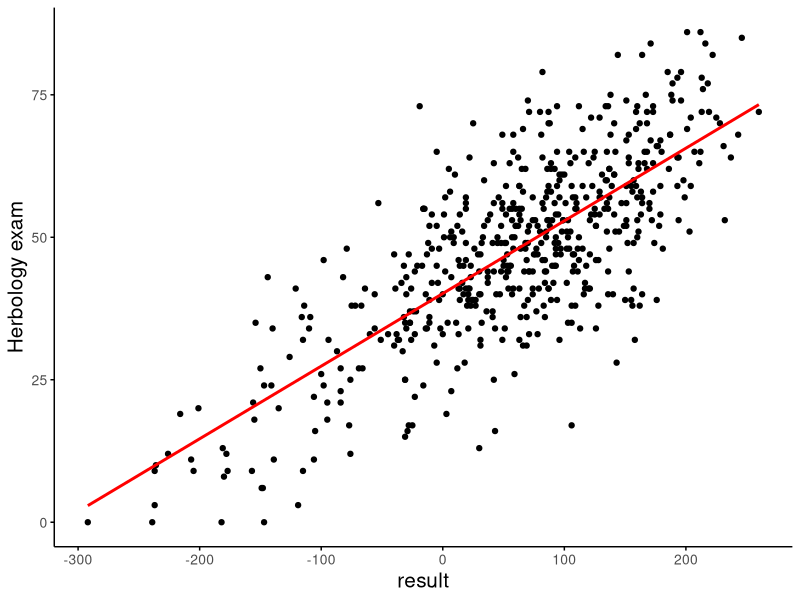
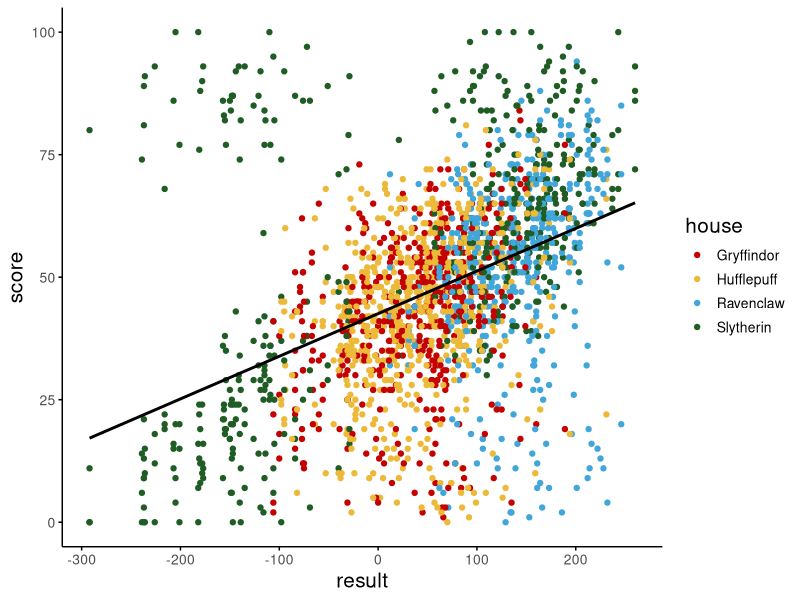
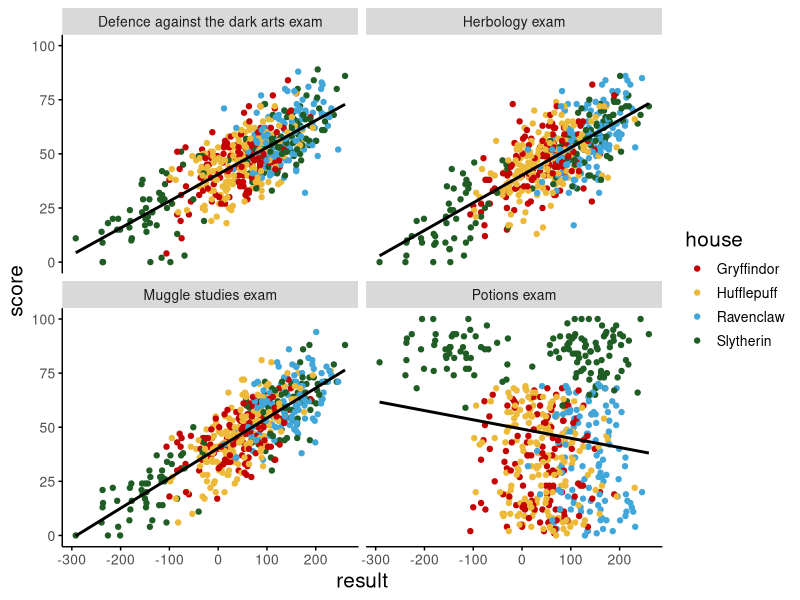
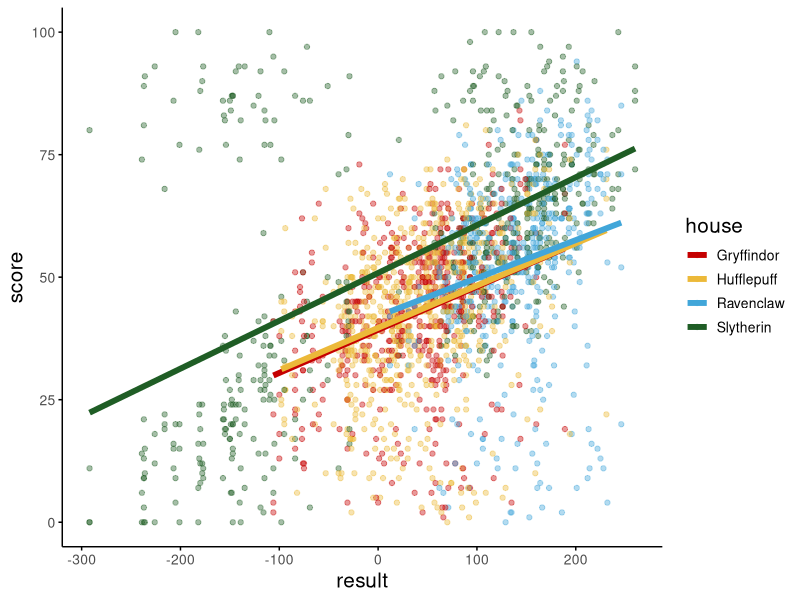
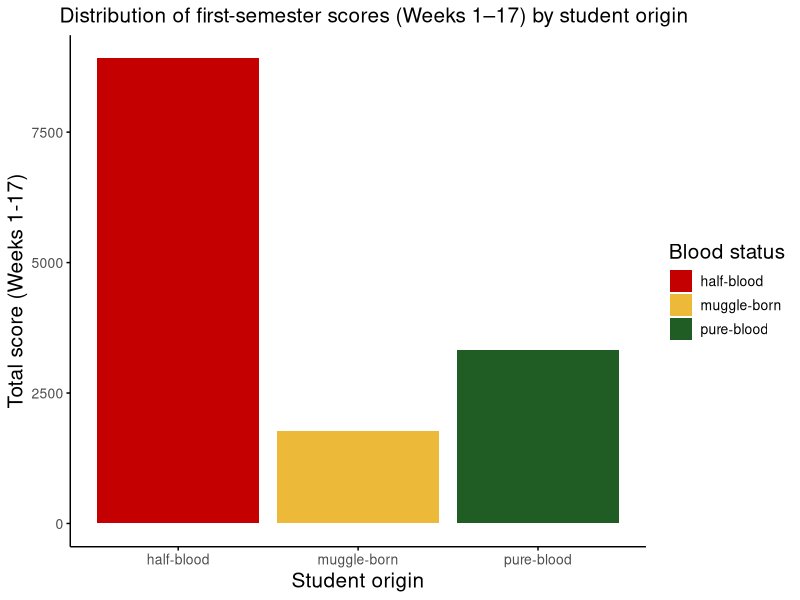
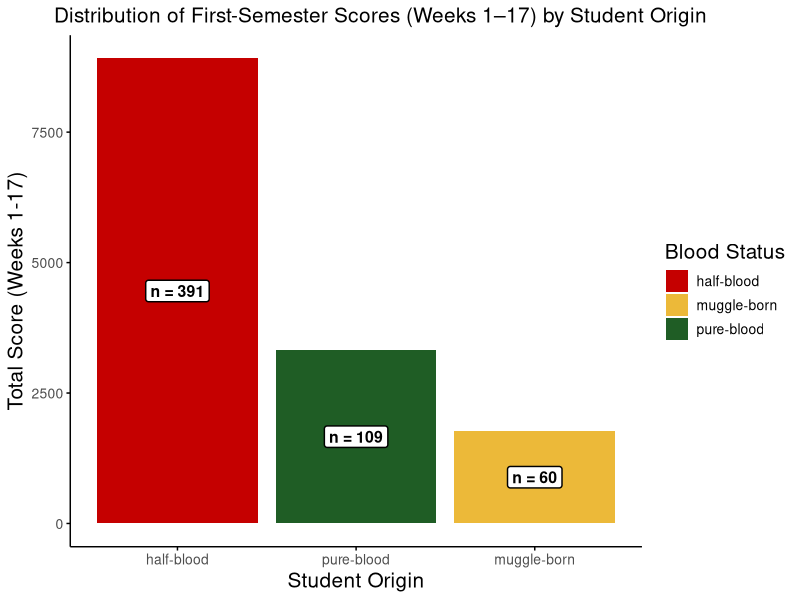
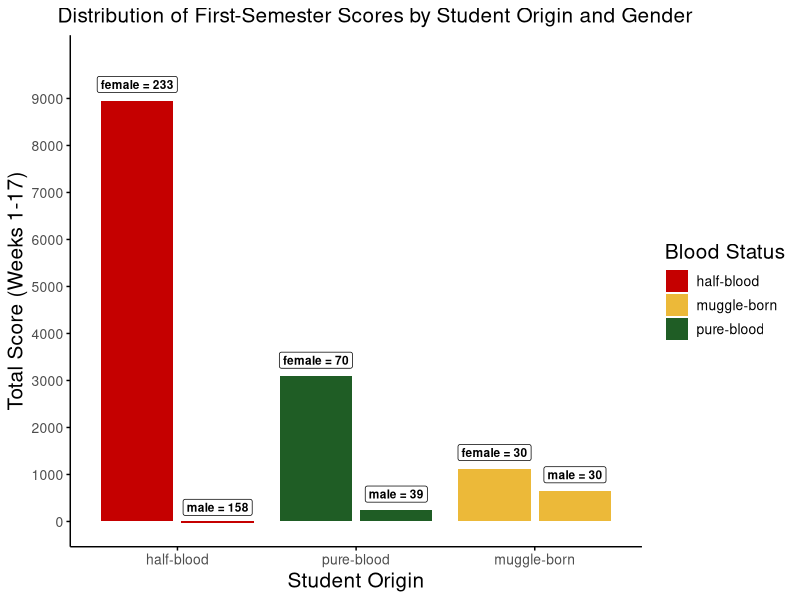
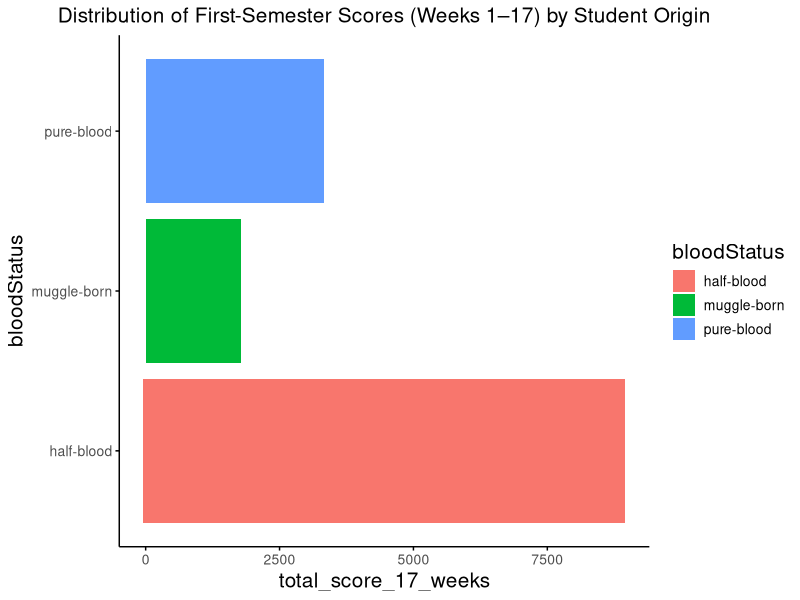

Here is the R script that generated these plots, in order:
## ---- chunk 1
knitr::opts_chunk$set(echo = TRUE)

library(readr)
library(tidyverse)
library(ggplot2)
library(patchwork)
library(ggpubr)
## ---- chunk 2
hogwarts <- read_csv("data/hogwarts_2024.csv")
hogwarts %>%
  glimpse()
hogwarts <- hogwarts |> mutate(
  across(c(house, course, sex, wandCore, bloodStatus), ~ as.factor(.x))
)
## ---- chunk 3
theme_custom <- theme(
    panel.background = element_rect(fill = "white"),
    plot.title = element_text(size = 15, hjust = 0.5),
    plot.subtitle = element_text(size = 15, hjust = 0.5),
    strip.text = element_text(size = 10),
    axis.text = element_text(size = 10),
    axis.title = element_text(size = 15),
    legend.title = element_text(size = 15),
    legend.text = element_text(size = 10),
    axis.line = element_line(color = "black"),
    axis.ticks = element_line(color = "black")
  )

ggplot(hogwarts, aes(x = `result`, y = `Herbology exam`))+
  geom_point()+
  geom_smooth(se = FALSE, method = "lm", colour = "red")+
  theme_custom

## ---- chunk 4
hogwarts_long <- hogwarts %>%
  pivot_longer(cols = c(`Herbology exam`, `Muggle studies exam`, `Defence against the dark arts exam`, `Potions exam`),
               names_to = "subject",
               values_to = "score")

ggplot(hogwarts_long, aes(x = result, y = score, color = house))+
  geom_point()+
  geom_smooth(se = FALSE, method = "lm", color = "black")+
  scale_color_manual(values = c("Gryffindor" = "#C50000", 
                               "Hufflepuff" = "#ECB939", 
                               "Ravenclaw" = "#41A6D9", 
                               "Slytherin" = "#1F5D25"))+
  theme_custom

## ---- chunk 5
# Didn't understand task clearly, so decided to add two types of scatterplot. Hope one of them will work :)

ggplot(hogwarts_long, aes(x = result, y = score, color = house))+
  geom_point()+
  geom_smooth(se = FALSE, method = "lm", color = "black")+
  scale_color_manual(values = c("Gryffindor" = "#C50000", 
                               "Hufflepuff" = "#ECB939", 
                               "Ravenclaw" = "#41A6D9", 
                               "Slytherin" = "#1F5D25"))+
  facet_wrap(~subject, ncol = 2)+
  theme_custom
## ---- chunk 6

ggplot(hogwarts_long, aes(x = result, y = score, color = house))+
  geom_point(alpha = 0.4)+
  geom_smooth(se = FALSE, method = "lm", linewidth = 2)+
  scale_color_manual(values = c("Gryffindor" = "#C50000", 
                               "Hufflepuff" = "#ECB939", 
                               "Ravenclaw" = "#41A6D9", 
                               "Slytherin" = "#1F5D25"))+
  theme_custom


## ---- chunk 7
hogwarts_17_weeks <- hogwarts %>%
  select(bloodStatus, week_1:week_17) %>%
  group_by(bloodStatus) %>% 
  summarize(
    total_score_17_weeks = sum(c_across(starts_with("week_")), na.rm = TRUE),
    student_count = n() 
  ) %>%
  ungroup()

ggplot(hogwarts_17_weeks)+
  geom_col(aes(y = total_score_17_weeks, 
               x = bloodStatus,
              fill = bloodStatus))+
  scale_fill_manual(values = c("half-blood" = "#C50000", 
                             "muggle-born" = "#ECB939", 
                             "pure-blood" = "#1F5D25"))+
  labs(title = "Distribution of first-semester scores (Weeks 1–17) by student origin",
       x = "Student origin",
       y = "Total score (Weeks 1-17)",
       fill = "Blood status")+
  theme_custom+
  theme(plot.title = element_text(hjust = 0.2))

## ---- chunk 8
hogwarts_17_weeks <- hogwarts %>%
  select(bloodStatus, week_1:week_17) %>%
  group_by(bloodStatus) %>%
  summarize(
    total_score_17_weeks = sum(c_across(starts_with("week_")), na.rm = TRUE),
    student_count = n()
  ) %>%
  ungroup()

ggplot(hogwarts_17_weeks, aes(x = fct_reorder(bloodStatus, total_score_17_weeks, .desc = TRUE), 
                              y = total_score_17_weeks, 
                              fill = bloodStatus))+
  geom_col()+
  scale_fill_manual(values = c("half-blood" = "#C50000", 
                               "muggle-born" = "#ECB939", 
                               "pure-blood" = "#1F5D25"))+
  labs(title = "Distribution of First-Semester Scores (Weeks 1–17) by Student Origin",
       x = "Student Origin",
       y = "Total Score (Weeks 1-17)",
       fill = "Blood Status")+
  geom_label(aes(label = paste("n =", student_count), 
                 y = total_score_17_weeks/2),  # Position slightly above bars
             fill = "white", 
             size = 4, 
             fontface = "bold", 
             label.size = 0.5)+
  theme_custom+
  theme(plot.title = element_text(hjust = 0.2))

## ---- chunk 9
hogwarts_17_weeks <- hogwarts %>%
  select(bloodStatus, week_1:week_17, sex) %>%
  group_by(bloodStatus, sex) %>%
  summarize(
    total_score_17_weeks = sum(c_across(starts_with("week_")), na.rm = TRUE),
    student_count = n()
  ) %>%
  ungroup()

hogwarts_plot <- ggplot(hogwarts_17_weeks, aes(x = fct_reorder(bloodStatus, total_score_17_weeks, .desc = TRUE), 
                              y = total_score_17_weeks, 
                              fill = bloodStatus))+
  geom_col(position = "dodge2", aes(group = sex))+
  scale_fill_manual(values = c("half-blood" = "#C50000", 
                               "muggle-born" = "#ECB939", 
                               "pure-blood" = "#1F5D25"))+
  labs(title = "Distribution of First-Semester Scores by Student Origin and Gender",
       x = "Student Origin",
       y = "Total Score (Weeks 1-17)",
       fill = "Blood Status")+
  
  scale_y_continuous(breaks = seq(0, max(hogwarts_17_weeks$total_score_17_weeks) * 1.1, by = 1000))+
  
  # Add labels to show the number of students by gender
  geom_label(aes(label = paste(sex, "=", student_count)),
             fill = "white", 
             size = 3, 
             fontface = "bold", 
             position = position_dodge2(width = 0.9),
             vjust = -0.5)+
  expand_limits(y = max(hogwarts_17_weeks$total_score_17_weeks) * 1.1)+
  theme_custom+
  theme(plot.title = element_text(hjust = 0.2))

print(hogwarts_plot)
ggsave("hogwarts_17_weeks_plot.png", plot = hogwarts_plot, width = 10, height = 6)
## ---- chunk 10
ggplot(hogwarts_17_weeks, aes(x = bloodStatus, y = total_score_17_weeks, fill = bloodStatus))+
  geom_col()+
  coord_flip()+
  labs(title = "Distribution of First-Semester Scores (Weeks 1–17) by Student Origin")+
  theme_custom

## ---- chunk 11
hist_plot <- ggplot(hogwarts, aes(x = `Potions exam`))+
  geom_histogram(fill = "pink", color = "black", bins = 15, alpha = 0.7)+
  geom_histogram(aes(x = `Study of ancient runes exam`), fill = "blue", color = "black", bins = 15, alpha = 0.4)+
  labs(title = "Histogram", x = "Marks", y = "Frequency")+
  theme_custom

box_plot <- ggplot(hogwarts, aes(x = "Potions", y = `Potions exam`, fill = "Potions"))+
  geom_boxplot(fill = "pink")+
  geom_boxplot(aes(x = "Ancient Runes", y = `Study of ancient runes exam`, fill = "Ancient Runes"), fill = "blue")+
  labs(title = "Boxplot", x = "Exam", y = "Marks")+
  theme_custom

dens_plot <- ggplot(hogwarts, aes(x = `Potions exam`, color = "Potions"))+
  geom_density(fill = "pink", alpha = 0.45)+
  geom_density(aes(x = `Study of ancient runes exam`, color = "Ancient Runes"), fill = "blue", alpha = 0.3)+
  labs(title = "Density Plot", x = "Marks", y = "Density")+
  theme_custom

fin_plot <- (hist_plot + box_plot) / dens_plot

print(fin_plot)
## ---- chunk 12
mean_potions <- hogwarts %>%
  group_by(bloodStatus) %>%
  summarize(mean_potions_score = mean(`Potions exam`, na.rm = TRUE))

ggplot(mean_potions, aes(x = fct_relevel(bloodStatus, "muggle-born", "pure-blood", "half-blood"), 
                                            y = mean_potions_score, fill = bloodStatus))+
  geom_col()+
  scale_fill_manual(values = c("muggle-born" = "#ECB939", "pure-blood" = "#1F5D25", "half-blood" = "#C50000"))+
  labs(title = "Average Potions Exam Score by Blood Status",
       x = "Student Origin",
       y = "Mean Score")+
  theme_minimal()+
  theme(plot.title = element_text(hjust = 0.5))
## ---- chunk 13
mean_scores_extended <- hogwarts %>%
  group_by(bloodStatus) %>%
  summarize(mean_potions_score = mean(`Potions exam`, na.rm = TRUE),
            mean_herbology_score = mean(`Herbology exam`, na.rm = TRUE),
            mean_dada_score = mean(`Defence against the dark arts exam`, na.rm = TRUE),
            mean_flying_score = mean(`Flying exam`, na.rm = TRUE),
            mean_arithmacy_score = mean(`Arithmancy exam`, na.rm = TRUE))

mean_scores_long <- mean_scores_extended %>%
  pivot_longer(cols = starts_with("mean_"), 
               names_to = "subject", 
               values_to = "mean_score") %>%
  mutate(subject = recode(subject, 
                          "mean_potions_score" = "Potions",
                          "mean_herbology_score" = "Herbology",
                          "mean_dada_score" = "DADA",
                          "mean_flying_score" = "Flying",
                          "mean_arithmacy_score" = "Aritmethic"))

bar_plot_2 <- ggplot(mean_scores_long, aes(x = fct_relevel(bloodStatus, "muggle-born", "pure-blood", "half-blood"), y = mean_score, fill = subject))+
  geom_col(position = position_dodge(width = 0.7), width = 0.6)+  # Use position_dodge for side-by-side bars
  scale_fill_manual(values = c("Potions" = "#C50000", "Herbology" = "#41A6D9", "DADA" = "#ECB939", "Flying" = "#A5B939", "Aritmethic" = "#C40089"))+
  labs(x = "Student Origin",
       y = "Average Score",
       fill = "Subject")+
  coord_flip()+
  theme_custom +
  theme(plot.title = element_text(hjust = 0.5))

box_plot_2 <- ggplot(mean_scores_long, aes(x = subject, y = mean_score, fill = subject))+
  geom_boxplot()+
  scale_fill_manual(values = c("Potions" = "#C50000", "Herbology" = "#41A6D9", 
                               "DADA" = "#ECB939", "Flying" = "#A5B939", 
                               "Aritmethic" = "#C40089"))+
  labs(x = "Subject",
       y = "Average Score")+
  theme_custom +
  theme(plot.title = element_text(hjust = 0.5),
        axis.text.x = element_text(angle = 45, hjust = 1, vjust = 1))

combined_plot <- ggarrange(bar_plot_2, box_plot_2, 
                           ncol = 2, nrow = 1, 
                           widths = c(3, 2),
                           common.legend = TRUE, 
                           legend = "bottom",
                           labels = c("A", "B"),
                           hjust = -1,
                           vjust = 1)

print(combined_plot)
## ---- chunk 14
# Create the violin plot
ggplot(hogwarts, aes(x = house, y = result, fill = house))+
  geom_violin(trim = TRUE, linewidth = 0.2)+
  geom_boxplot(width = 0.1, color = "grey30", fill = "white", linewidth = 0.2, outlier.color = NA)+
  stat_summary(fun = mean, geom = "point", shape = 23, size = 5, fill = "brown", color = "black")+
  facet_grid(. ~ sex, labeller = as_labeller(c("male" = "Мальчики", "female" = "Девочки")))+
  scale_fill_manual(values = c("Gryffindor" = "#C50000", 
                               "Hufflepuff" = "#ECB939", 
                               "Ravenclaw" = "#41A6D9", 
                               "Slytherin" = "#1F5D25"),
                    name = "Факультет",
                    labels = c(
                       "Gryffindor" = "Гриффиндор",
                       "Hufflepuff" = "Пуффендуй",
                       "Ravenclaw" = "Когтевран",
                       "Slytherin" = "Слизерин"
                    ))+
  geom_hline(yintercept = 0, linetype = "dashed", color = "coral", size = 1)+
  scale_y_continuous(
    breaks = seq(-300, 250, by = 50)
  )+
  labs(title = "Баллы студентов Хогвартса",
       subtitle = "Распределение числа баллов у студентов различных факультетов Хогвартса в 2023-2024 учебном году",
       y = "Количество очков", 
       x = "Факультет")+
  theme_minimal()+
  theme( 
    panel.background = element_rect(fill = "white", color = NA),
  plot.background = element_rect(fill = "white", color = NA),
  panel.grid.major = element_blank(),
  panel.grid.minor = element_blank(),
  strip.background = element_rect(fill = "grey80", color = "white"),
  strip.text = element_text(size = 12),
  plot.title = element_text(size = 14, hjust = 0.5),  
  plot.subtitle = element_text(size = 9, hjust = 0.5, color = "#6B4226"),
  axis.text.x = element_blank(),
  axis.title.x = element_blank(),
  axis.title.y = element_text(size = 10),
  legend.title = element_text(size = 12),
  legend.text = element_text(size = 10, family = "sans", face = "italic"),
  legend.position = c(0.5, 0.1),
  legend.key.size = unit(3, "mm")
)

